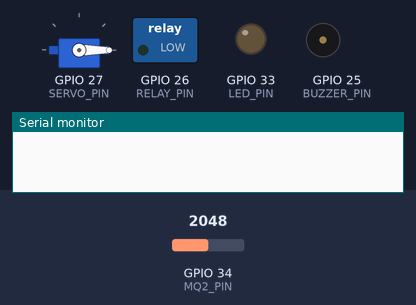
A sketch run on a simulated ESP32. Parts: servo, switched loads named in the sketch (green lamp = pin HIGH), output pins drawn as LEDs (lit = HIGH), buzzer (waves = sounding, pin HIGH), the last lines printed to the serial monitor. The test bench sets the inputs (shaded band); at power-on: GPIO 34 (MQ2_PIN) = 2048. WiFi joins after 1.5 s; servers stay silent unless stated.

Above: at 0.1 s.
At 2.9 s:
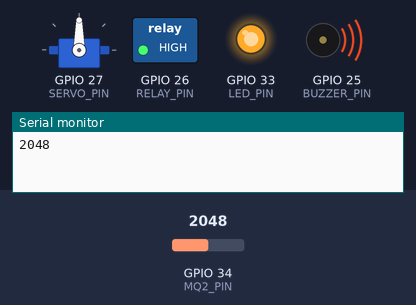
Timing chart, 0 to 4.4 s (numbered marks = the images above):
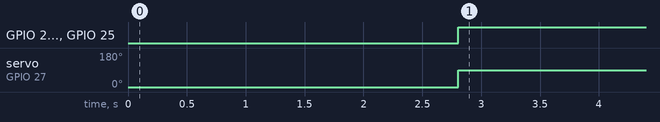

The sketch:

sketch_apr1a.ino
```cpp
#define BLYNK_TEMPLATE_ID "TMPL3p0jrKNIr"
#define BLYNK_TEMPLATE_NAME "SGLD System"
#define BLYNK_AUTH_TOKEN "O21nZ_7SV5C16n6jvigbtmH0ZfjHCm50"

#define BLYNK_PRINT Serial

#include <WiFi.h>
#include <BlynkSimpleEsp32.h>
#include <ESP32Servo.h>

// WiFi credentials
char ssid[] = "1234";
char pass[] = "Nikhil@@@";

// Pins
#define MQ2_PIN 34
#define RELAY_PIN 26
#define BUZZER_PIN 25
#define LED_PIN 33
#define SERVO_PIN 27

int gasThreshold = 2000;

Servo myServo;
BlynkTimer timer;

bool alertSent = false;

void checkGas() {
  int gasValue = analogRead(MQ2_PIN);
  Serial.println(gasValue);

  if (gasValue > gasThreshold) {

    digitalWrite(RELAY_PIN, HIGH);
    digitalWrite(BUZZER_PIN, HIGH);
    digitalWrite(LED_PIN, HIGH);

    myServo.write(90);

    if (!alertSent) {
      Blynk.logEvent("gas_alert", "⚠️ Gas Leakage Detected!");
      alertSent = true;
    }

  } else {

    digitalWrite(RELAY_PIN, LOW);
    digitalWrite(BUZZER_PIN, LOW);
    digitalWrite(LED_PIN, LOW);

    myServo.write(0);

    alertSent = false;
  }
}

void setup() {
  Serial.begin(115200);

  pinMode(RELAY_PIN, OUTPUT);
  pinMode(BUZZER_PIN, OUTPUT);
  pinMode(LED_PIN, OUTPUT);

  myServo.attach(SERVO_PIN);
  myServo.write(0);

  Blynk.begin(BLYNK_AUTH_TOKEN, ssid, pass);

  timer.setInterval(1000L, checkGas);
}

void loop() {
  Blynk.run();
  timer.run();
}
```

Measured:
- by itself, GPIO 26 (RELAY_PIN), GPIO 33 (LED_PIN), GPIO 25 (BUZZER_PIN): LOW → HIGH at 2.8 s
- by itself, servo on GPIO 27 (SERVO_PIN): 0° → 90° at 2.8 s
